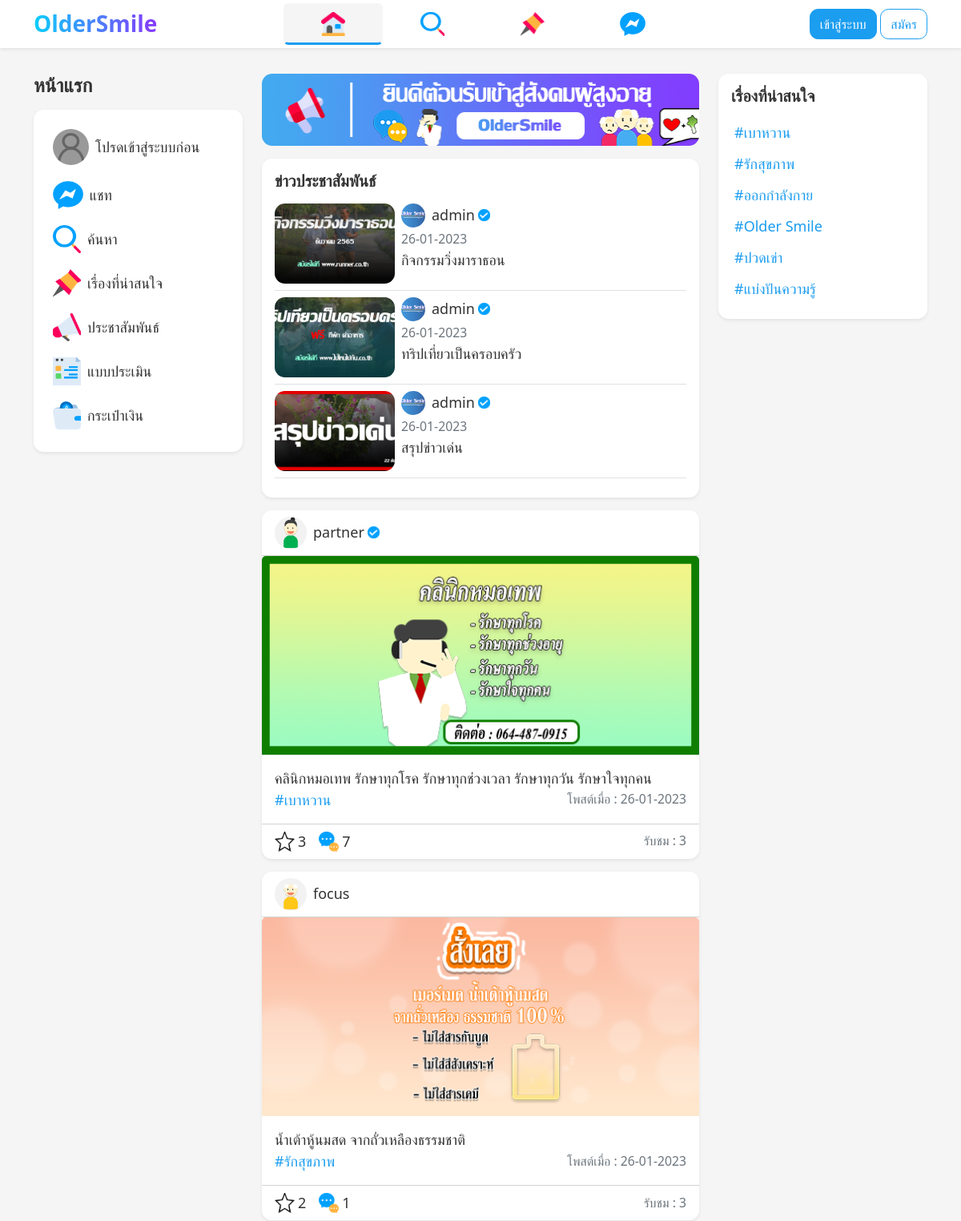
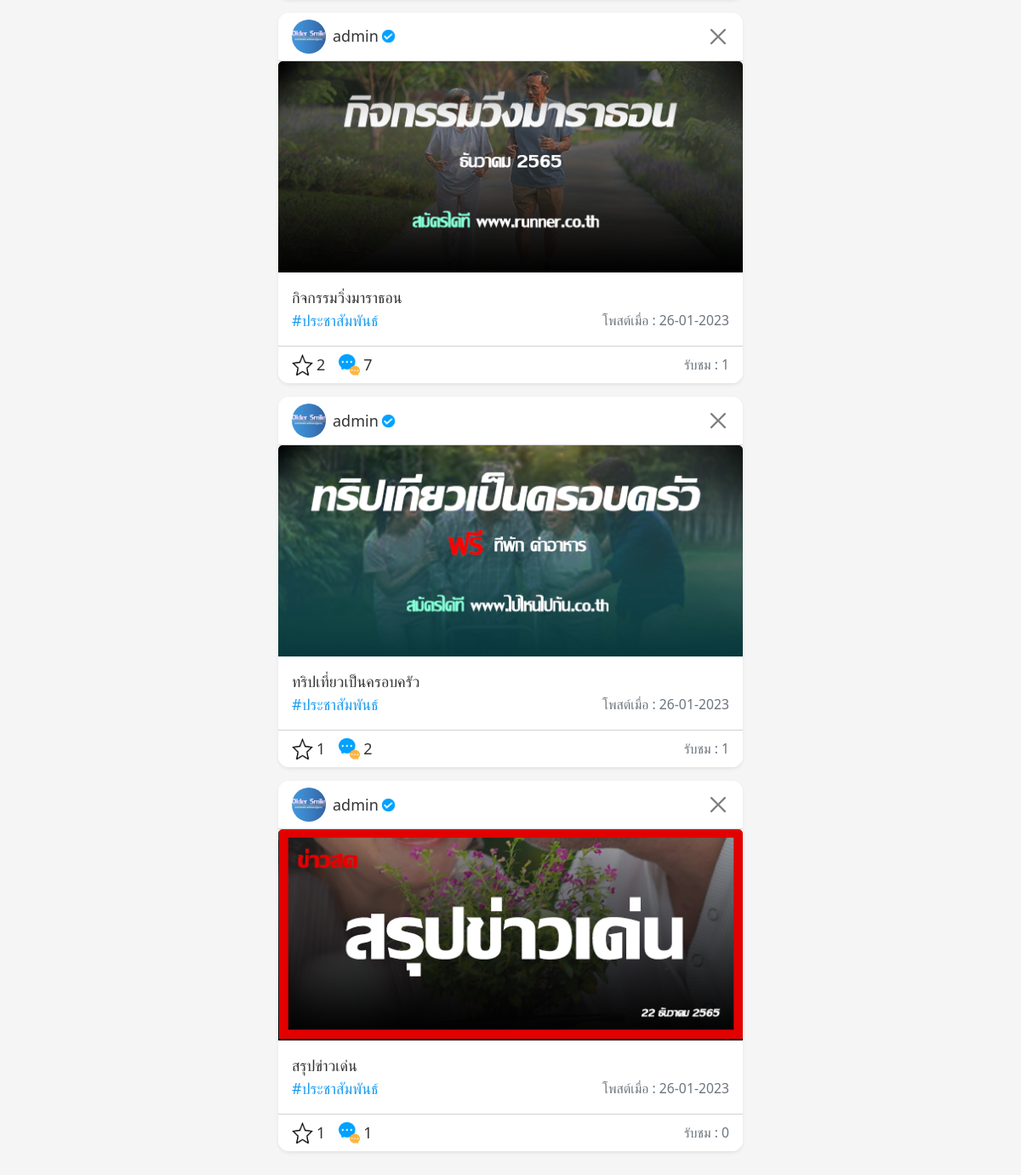
The page / on the database its author committed (2 pictures, top to bottom).
### tables this page shows
CREATE TABLE `post` (
  `post_id` int(11) NOT NULL,
  `user_id` int(11) NOT NULL,
  `cat_id` int(11) NOT NULL,
  `post_body` text NOT NULL,
  `post_media` varchar(60) NOT NULL,
  `post_created` varchar(30) NOT NULL
);

CREATE TABLE `user` (
  `user_id` int(11) NOT NULL,
  `user_name` varchar(255) NOT NULL,
  `user_dob` varchar(20) NOT NULL,
  `user_gender` varchar(10) NOT NULL,
  `user_tel` varchar(13) NOT NULL,
  `user_role` varchar(10) NOT NULL,
  `user_pass` varchar(60) NOT NULL,
  `user_wallet` decimal(8,2) NOT NULL,
  `user_image` varchar(60) NOT NULL
);

CREATE TABLE `category` (
  `cat_id` int(11) NOT NULL,
  `cat_name` varchar(255) NOT NULL
);

### component/canvas.php (called while the page is built, shortened)
<?php include('menu.php'); ?>

### conn.php (called while the page is built, shortened)
<?php
$host = 'localhost';
$user = 'root';
$pass = '';
$dbname = 'oldersmile_260166';
$conn = mysqli_connect($host, $user, $pass, $dbname);
mysqli_query($conn,"SET NAMES UTF8");
$my_id = (isset($_SESSION['my_id']))?$_SESSION['my_id']:'0';
mysqli_query($conn, "DELETE FROM advert WHERE ad_point <= 0");
$cat_all = mysqli_query($conn, "SELECT * FROM category WHERE NOT cat_id = 1");

### index.php (the view, shortened to what this page needs)
<?php
include('conn.php');
$sql_post = "SELECT *,
    (SELECT SUM(post_like) FROM post_like WHERE post_id = p.post_id) AS post_like,
    (SELECT COUNT(*) FROM view_post WHERE post_id = p.post_id) AS view_post,
    (SELECT COUNT(*) FROM comment WHERE post_id = p.post_id) AS comment
FROM post AS p
    LEFT JOIN user AS u
    ON u.user_id = p.user_id
    LEFT JOIN category AS c
    ON c.cat_id = p.cat_id
GROUP BY p.post_id
ORDER BY p.post_id DESC";
$sql_act = "SELECT *,
(SELECT SUM(post_like) FROM post_like WHERE post_id = p.post_id) AS post_like,
(SELECT COUNT(*) FROM view_post WHERE post_id = p.post_id) AS view_post,
(SELECT COUNT(*) FROM comment WHERE post_id = p.post_id) AS comment
FROM post AS p
LEFT JOIN user AS u
ON u.user_id = p.user_id
LEFT JOIN category AS c
ON c.cat_id = p.cat_id
WHERE p.cat_id = 1
GROUP BY p.post_id
ORDER BY p.post_id DESC LIMIT 3";
$query_act = mysqli_query($conn, $sql_act);
$query_post = mysqli_query($conn, $sql_post);
?>
<!DOCTYPE html>
<html lang="en">
<head>
    <link rel="stylesheet" href="boostrap/bootstrap.min.css">
    <link rel="stylesheet" href="css/base.css">
    <link rel="stylesheet" href="css/style.css">
</head>
<body>
    <?php include('component/navbar.php'); ?>
    <?php include('component/canvas.php'); ?>
    <div class="container pb-5">
        <div class="row gy-3 mt-2 mt-lg-3">
            <div class="col-md-4 col-lg-3 d-none d-md-block">
                <?php include('component/sidebar.php'); ?>
            </div>
            <div class="col-md-8 col-lg-6">
                <img src="img/banner.png" alt="" class="mb-3 rounded-4 w-100">
                <div class="card shadow-sm mb-3">
                    <div class="card-body">
                        <h5 class="mb-3">ข่าวประชาสัมพันธ์</h5>
                        <?php foreach($query_act as $act): ?>
                        <div class="d-flex pb-2 mb-2 border-bottom">
                            <div class="flex-shrink-1">
                                <img src="img/<?php echo $act['post_media'] ?>" alt="" class="rounded-4" width="150" height="100">
                            </div>
                            <div class="flex-grow-0 ms-2">
                                <a href="user_profile.php?id=<?php echo $act['user_id'] ?>" class="d-flex align-items-center">
                                    <img src="img/<?php echo $act['user_image'] ?>" alt="" class="rounded-circle me-2" width="30" height="30">
                                    <p><?php echo $act['user_name'] ?></p>
                                    <?php if($act['user_role'] == 'admin' OR $act['user_role'] == 'partner') : ?>
                                    <img src="icon/verify.png" alt="" class="ms-1" width="15" height="15">
                                    <?php endif; ?>
                                </a>
                                <small class="text-muted"><?php echo $act['post_created'] ?></small>
                                <p class="text-o-1"><?php echo $act['post_body'] ?></p>
                            </div>
                        </div>
                        <?php endforeach; ?>
                    </div>
                </div>
                <?php foreach($query_post as $post): ?>
                <div class="card shadow-sm mb-3">
                    <div class="card-header bg-white d-flex align-items-center justify-content-between">
                        <a href="user_profile.php?id=<?php echo $post['user_id'] ?>" class="d-flex align-items-center">
                            <img src="img/<?php echo $post['user_image'] ?>" alt="" class="rounded-circle me-2" width="40" height="40">
                            <p><?php echo $post['user_name'] ?></p>
                            <?php if($post['user_role'] == 'admin' OR $post['user_role'] == 'partner') : ?>
                            <img src="icon/verify.png" alt="" class="ms-1" width="15" height="15">
                            <?php endif; ?>
                        </a>
                        <?php if($post['user_role'] == 'admin' OR $post['user_role'] == $my_id): ?>
                        <a href="post_proc/post_del_proc.php?id=<?php echo $post['user_id'] ?>" class="btn-close" onclick="return confirm('คุณแน่ใจหรือไม่ว่าจะลบ?')"></a>
                        <?php endif; ?>
                    </div>
                    <?php if($post['post_media']) : ?>
                        <?php if(end(explode('.',$post['post_media'])) == 'mp4') : ?>
                                <video src="img/<?php echo $post['post_media'] ?>" controls muted autoplay type="video/*,video/mp4"></video>
                            <?php else: ?>
                                <a href="post_detail.php?id=<?php echo $post['post_id'] ?>"><img src="img/<?php echo $post['post_media'] ?>" alt="" class="card-img-top"></a>
                        <?php endif; ?>
                    <?php endif; ?>
                    <div class="card-body">
                        <a href="post_detail.php?id=<?php echo $post['post_id'] ?>">
                            <p class="text-o-3"><?php echo $post['post_body'] ?></p>
                        </a>
                        <div class="d-flex align-items-center justify-content-between">
                            <a href="index.php?cat_id=<?php echo $post['cat_id'] ?>&cat_name=<?php echo $post['cat_name'] ?>" class="text-primary">#<?php echo $post['cat_name'] ?></a>
                            <small class="text-muted">โพสต์เมื่อ : <?php echo $post['post_created'] ?></small>
                        </div>
                    </div>
                    <div class="card-footer bg-white d-flex align-items-center justify-content-between">
                        <div class="d-flex align-items-center">
                            <div class="d-flex align-items-center me-3">
                                <?php
                                $query_like = mysqli_query($conn, "SELECT * FROM post_like WHERE post_id = {$post['post_id']} AND user_id = {$my_id} AND post_like > 0");
                                if(mysqli_num_rows($query_like) > 0):
                                ?>
                                <a href="#!" class="d-flex align-items-center like" id="<?php echo $post['post_id'] ?>">
                                    <img src="icon/star-fill.png" alt="" class="me-1" width="25" height="25">
                                    <p><?php echo ($post['post_like'])?$post['post_like']:'0' ?></p>
                                </a>
                                <?php else: ?>
                                <a href="#!" class="d-flex align-items-center unlike" id="<?php echo $post['post_id'] ?>">
                                    <img src="icon/star.png" alt="" class="me-1" width="25" height="25">
                                    <p><?php echo ($post['post_like'])?$post['post_like']:'0' ?></p>
                                </a>
                                <?php endif; ?>
                            </div>
                            <a href="post_detail.php?id=<?php echo $post['post_id'] ?>" class="d-flex align-items-center">
                                <img src="icon/comment.png" alt="" class="me-1" width="25" height="25">
                                <p><?php echo ($post['comment'])?$post['comment']:'0' ?></p>
                            </a>
                        </div>
                        <small class="text-muted">รับชม : <?php echo $post['view_post'] ?></small>
                    </div>
                </div>
                <?php endforeach; ?>
            </div>
            <div class="col-md-3 d-none d-lg-block">
                <?php include('component/aside.php'); ?>
            </div>
        </div>
    </div>
</body>
</html>

### component/navbar.php (shortened to what this page needs)
<nav class="navbar navbar-light bg-white shadow-sm py-1 position-sticky top-0" style="z-index: 1000;">
    <div class="container">
        <a href="index.php" class="navbar-brand d-none d-md-block">
            <h3 class="text-logo"><b>OlderSmile</b></h3>
        </a>
        <ul class="nav nav-fill nav-pills flex-fill align-items-center active-menu" style="max-width: 500px;">
            <li class="nav-item"><a href="index.php" class="nav-link px-1 px-lg-3 home"><img src="icon/home.png" width="30" height="30" alt=""></a></li>
            <li class="nav-item"><a href="search.php" class="nav-link px-1 px-lg-3 search"><img src="icon/search.png" width="30" height="30" alt=""></a></li>
            <li class="nav-item"><a href="category.php" class="nav-link px-1 px-lg-3 category"><img src="icon/pin.png" width="30" height="30" alt=""></a></li>
            <li class="nav-item"><a href="chat_list.php" class="nav-link px-1 px-lg-3 chat_list"><img src="icon/chat.png" height="30" alt=""></a></li>
        </ul>
        <ul class="navbar-nav" style="max-width: 180px;">
            <li class="nav-item d-none d-lg-block">
                <?php if(!isset($_SESSION['login'])): ?>
                    <a href="login.php" class="btn btn-primary">เข้าสู่ระบบ</a>
                    <a href="register.php" class="btn btn-outline-primary">สมัคร</a>
                <?php endif; ?>
            </li>
        </ul>
    </div>
</nav>

### component/sidebar.php
<h4 class="mb-3 active-header">หน้าแรก</h4>
<div class="card shadow-sm position-sticky" style="top:70px">
    <div class="card-body">
        <?php include('menu.php'); ?>
    </div>
</div>

### component/menu.php (shortened to what this page needs)
<div class="active-menu">
    <a href="my_profile.php" class="rounded-4 p-2 mb-1 d-flex align-items-center my_profile"><img src="img/<?php echo (isset($_SESSION['my_image']))?$_SESSION['my_image'] :'avatar.png' ?>" alt="" class="rounded-circle me-2" width="45" height="45"> <p><?php echo (isset($_SESSION['my_name']))?$_SESSION['my_name'] :'โปรดเข้าสู่ระบบก่อน' ?></p></a>
    <a href="chat_list.php" class="rounded-4 p-2 mb-1 d-flex align-items-center chat_list"><img src="icon/chat.png" alt="" class="me-2" height="35"> <p>แชท</p></a>
    <a href="search.php" class="rounded-4 p-2 mb-1 d-flex align-items-center search"><img src="icon/search.png" alt="" class="me-2" width="35" height="35"> <p>ค้นหา</p></a>
    <a href="category.php" class="rounded-4 p-2 mb-1 d-flex align-items-center category"><img src="icon/pin.png" alt="" class="me-2" width="35" height="35"> <p>เรื่องที่น่าสนใจ</p></a>
    <a href="activity.php" class="rounded-4 p-2 mb-1 d-flex align-items-center activity"><img src="icon/megaphone.png" alt="" class="me-2" width="35" height="35"> <p>ประชาสัมพันธ์</p></a>
    <a href="ques.php" class="rounded-4 p-2 mb-1 d-flex align-items-center ques"><img src="icon/ques.png" alt="" class="me-2" width="35" height="35"> <p>แบบประเมิน</p></a>
    <a href="wallet.php" class="rounded-4 p-2 mb-1 d-flex align-items-center wallet"><img src="icon/wallet.png" alt="" class="me-2" width="35" height="35"> <p>กระเป๋าเงิน</p></a>
</div>

### component/aside.php (shortened to what this page needs)
<div class="card shadow-sm position-sticky" style="top:70px">
    <div class="card-body cat_bar">
        <h5 class="mb-3">เรื่องที่น่าสนใจ</h5>
        <?php foreach($cat_all as $cat2): ?>
        <a href="index.php?cat_id=<?php echo $cat2['cat_id'] ?>&cat_name=<?php echo $cat2['cat_name'] ?>" class="rounded-4 d-block mb-1 p-1 text-primary">#<?php echo $cat2['cat_name'] ?></a>
        <?php endforeach; ?>
    </div>
</div>

### css/base.css (style rules this page uses)
body { background-color: #f5f5f5!important; font-family: system-ui, -apple-system, BlinkMacSystemFont, 'Segoe UI', Roboto, Oxygen, Ubuntu, Cantarell, 'Open Sans', 'Helvetica Neue', sans-serif!important; font-size: 18px!important; font-weight: 500!important; margin: 0!important; padding: 0!important; }
h1,h2,h3,h4,h5,h6,a,p { color: #333!important; text-decoration: none!important; margin: 0!important; }
h1,h2,h3,h4,h5,h6 { font-weight: 600!important; }
ul li { list-style: none!important; }
img, video { object-fit: cover!important; }
.rounded-4 { border-radius: 0.8rem!important; }
.btn, .form-control, .form-select, .form-control-plaintext { border-radius: 0.65rem!important; }
.text-logo { background: linear-gradient(to right, #0acefb 0%, #823dfb 96%)!important; -webkit-background-clip: text!important; -webkit-text-fill-color: transparent!important; }
.text-primary { color: #1b9df0!important; }
.btn-primary, .btn-outline-primary:hover { background-color: #1b9df0!important; color: #fff!important; border-color: #1b9df0!important; }
.btn-outline-primary { background-color: transparent!important; color: #1b9df0!important; border-color: #1b9df0!important; }
.text-o-3 { display: -webkit-box!important; -webkit-box-orient: vertical!important; -webkit-line-clamp: 3!important; overflow: hidden!important; }
.text-o-1 { display: -webkit-box!important; -webkit-box-orient: vertical!important; -webkit-line-clamp: 1!important; overflow: hidden!important; }

### css/style.css (style rules this page uses)
body { background-image: url()!important; background-position: top left!important; background-repeat: no-repeat!important; background-size: cover!important; background-attachment: fixed!important; }
.container { max-width: 1140px!important; }
.navbar ul .nav-link { border: 3px solid transparent!important; }
.navbar ul .nav-link:hover, .navbar ul .nav-link.active { border-bottom: 3px solid #1b9df0!important; background-color: #f5f5f5!important; }
.active-menu a:hover, .active-menu a.active, .cat_bar a:hover { background-color: #e0e0e0!important; }
.active-menu a, .cat_bar a, .navbar ul .nav-link { transition: all 0.2s!important; }
.card { border-radius: 0.8rem!important; background-color: #fff!important; border: none!important; }
.card-header, .modal-content, .list-group { border-top-left-radius: 0.8rem!important; border-top-right-radius: 0.8rem!important; }
.card-footer, .modal-content, .list-group { border-bottom-left-radius: 0.8rem!important; border-bottom-right-radius: 0.8rem!important; }

### rows shown on the page
post: post_media (picture), user.user_image (picture), user.user_name "admin", post_created "26-01-2023", post_body "กิจกรรมวิ่งมาราธอน", cat.cat_name "ประชาสัมพันธ์", post_like "2", comment "7", view_post "1"
post: post_media (picture), user.user_image (picture), user.user_name "admin", post_created "26-01-2023", post_body "ทริปเที่ยวเป็นครอบครัว", cat.cat_name "ประชาสัมพันธ์", post_like "1", comment "2", view_post "1"
post: post_media (picture), user.user_image (picture), user.user_name "admin", post_created "26-01-2023", post_body "สรุปข่าวเด่น", cat.cat_name "ประชาสัมพันธ์", post_like "1", comment "1", view_post "0"
post: user.user_image (picture), user.user_name "partner", post_media (picture), post_body "คลินิกหมอเทพ รักษาทุกโรค รักษาทุกช่วงเวลา รักษาทุกวัน รักษาใจทุกคน", cat.cat_name "เบาหวาน", post_created "26-01-2023", post_like "3", comment "7", view_post "3"
post: user.user_image (picture), user.user_name "focus", post_media (picture), post_body "น้ำเต้าหู้นมสด จากถั่วเหลืองธรรมชาติ", cat.cat_name "รักสุขภาพ", post_created "26-01-2023", post_like "2", comment "1", view_post "3"
category: cat_name "เบาหวาน"
category: cat_name "รักสุขภาพ"
category: cat_name "ออกกำลังกาย"
category: cat_name "Older Smile"
category: cat_name "ปวดเข่า"
category: cat_name "แบ่งปันความรู้"
